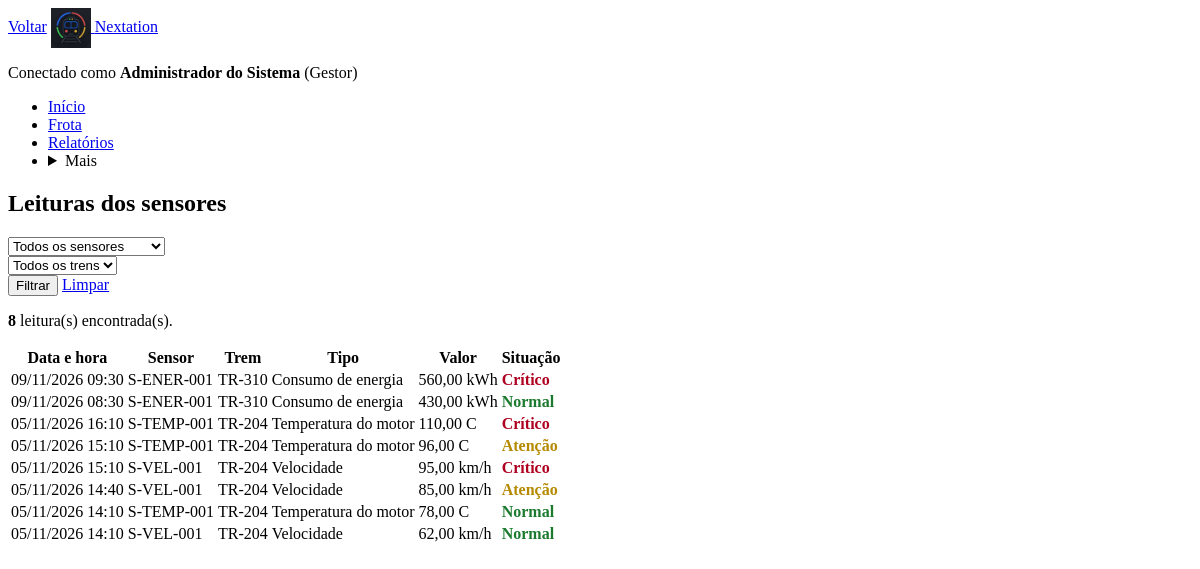
The app's page /leituras.php (signed in) with its own data.
### tables this page shows
CREATE TABLE leituras (
    id_leitura INT NOT NULL AUTO_INCREMENT,
    id_sensor INT NOT NULL,
    data_hora DATETIME NOT NULL,
    valor DECIMAL(10,2) NOT NULL,
    unidade VARCHAR(10) NOT NULL,
    PRIMARY KEY (id_leitura),
    CONSTRAINT fk_leituras_sensores FOREIGN KEY (id_sensor) REFERENCES sensores (id_sensor) ON DELETE CASCADE
);

CREATE TABLE sensores (
    id_sensor INT NOT NULL AUTO_INCREMENT,
    id_trem INT NOT NULL,
    codigo VARCHAR(20) NOT NULL,
    tipo VARCHAR(40) NOT NULL,
    localizacao VARCHAR(80),
    segmento VARCHAR(80),
    PRIMARY KEY (id_sensor),
    UNIQUE KEY uq_sensores_codigo (codigo),
    CONSTRAINT fk_sensores_trens FOREIGN KEY (id_trem) REFERENCES trens (id_trem) ON DELETE RESTRICT
);

CREATE TABLE trens (
    id_trem INT NOT NULL AUTO_INCREMENT,
    prefixo VARCHAR(10) NOT NULL,
    modelo VARCHAR(60) NOT NULL,
    ano INT NOT NULL,
    status ENUM('em_operacao','manutencao','inativo') NOT NULL DEFAULT 'em_operacao',
    capacidade DECIMAL(8,2) NOT NULL,
    ultima_inspecao DATE NULL,
    PRIMARY KEY (id_trem),
    UNIQUE KEY uq_trens_prefixo (prefixo)
);

CREATE TABLE limites (
    tipo VARCHAR(40) NOT NULL,
    limite_max DECIMAL(10,2) NOT NULL,
    unidade VARCHAR(10) NOT NULL,
    PRIMARY KEY (tipo)
);

### includes/funcoes.php (called while the page is built, shortened)
<?php
function e($texto)
{
    return htmlspecialchars((string)$texto, ENT_QUOTES, 'UTF-8');
}
function rotulosSeveridade()
{
    return ['normal' => 'Normal', 'atencao' => 'Atenção', 'critico' => 'Crítico'];
}

### includes/limites.php (called while the page is built, shortened)
<?php
function tiposSensor()
{
    return [
        'velocidade'        => 'Velocidade',
        'temperatura_motor' => 'Temperatura do motor',
        'consumo_energia'   => 'Consumo de energia',
        'localizacao'       => 'Localização',
    ];
}
function classificarValor($valor, $limite)
{
    if ($valor <= $limite) {
        return 'normal';
    }
    if ($valor <= $limite * 1.10) {
        return 'atencao';
    }
    return 'critico';
}

### leituras.php (the view, shortened to what this page needs)
<?php
require __DIR__ . '/config/conexao.php';
require __DIR__ . '/includes/funcoes.php';
require __DIR__ . '/includes/limites.php';
$id_sensor = (int)($_GET['id_sensor'] ?? 0);
$id_trem   = (int)($_GET['id_trem'] ?? 0);
$pagina    = max(1, (int)($_GET['pagina'] ?? 1));
$condicoes = [];
$valores = [];
$tipos = '';
$where = count($condicoes) > 0 ? ' WHERE ' . implode(' AND ', $condicoes) : '';
$from = ' FROM leituras
          INNER JOIN sensores ON sensores.id_sensor = leituras.id_sensor
          INNER JOIN trens ON trens.id_trem = sensores.id_trem
          LEFT JOIN limites ON limites.tipo = sensores.tipo';
$stmt = $conexao->prepare('SELECT COUNT(*) AS total' . $from . $where);
$stmt->execute();
$total = (int)$stmt->get_result()->fetch_assoc()['total'];
$total_paginas = max(1, (int)ceil($total / POR_PAGINA));
$pagina = min($pagina, $total_paginas);
$offset = ($pagina - 1) * POR_PAGINA;
$sql = 'SELECT leituras.*, sensores.codigo, sensores.tipo, trens.prefixo, limites.limite_max'
     . $from . $where
     . ' ORDER BY leituras.data_hora DESC, leituras.id_leitura DESC LIMIT ? OFFSET ?';
$valores_pg = array_merge($valores, [POR_PAGINA, $offset]);
$stmt = $conexao->prepare($sql);
$stmt->bind_param($tipos . 'ii', ...$valores_pg);
$stmt->execute();
$resultado = $stmt->get_result();
$filtros = array_filter(['id_sensor' => $id_sensor, 'id_trem' => $id_trem]);
require __DIR__ . '/includes/cabecalho.php';
?>
<section class="pagina-cabecalho">
    <h1 class="titulo-pagina">Leituras dos sensores</h1>
</section>
<form class="filtros" method="GET" action="leituras.php" role="search">
    <div class="campo">
        <select class="campo-entrada" id="id_sensor" name="id_sensor">
            <option value="0">Todos os sensores</option>
        </select>
    </div>
    <div class="campo">
        <select class="campo-entrada" id="id_trem" name="id_trem">
            <option value="0">Todos os trens</option>
        </select>
    </div>
    <div class="filtros-acoes">
        <button class="botao botao-secundario" type="submit">Filtrar</button>
        <a class="botao-link" href="leituras.php">Limpar</a>
    </div>
</form>
<?php if ($resultado->num_rows === 0): ?>
    <p class="estado-vazio"><?= count($filtros) > 0 ? 'Nenhuma leitura encontrada para os filtros selecionados.' : 'Nenhuma leitura registrada ainda. Use o simulador para gerar leituras.' ?></p>
<?php else: ?>
<p class="total-resultados"><strong><?= (int)$total ?></strong> leitura(s) encontrada(s).</p>
<table class="tabela tabela-cartoes tabela-leituras">
    <thead>
        <tr><th scope="col">Data e hora</th><th scope="col">Sensor</th><th scope="col">Trem</th><th scope="col">Tipo</th><th scope="col">Valor</th><th scope="col">Situação</th></tr>
    </thead>
    <tbody>
    <?php while ($l = $resultado->fetch_assoc()): ?>
        <?php $sev = classificarValor((float)$l['valor'], $l['limite_max'] === null ? null : (float)$l['limite_max']); ?>
        <tr class="linha">
            <td data-label="Data e hora"><?= e(date('d/m/Y H:i', strtotime($l['data_hora']))) ?></td>
            <td class="celula-principal" data-label="Sensor"><?= e($l['codigo']) ?></td>
            <td data-label="Trem"><?= e($l['prefixo']) ?></td>
            <td data-label="Tipo"><?= e(tiposSensor()[$l['tipo']] ?? $l['tipo']) ?></td>
            <td data-label="Valor"><?= e(number_format((float)$l['valor'], 2, ',', '.')) ?> <?= e($l['unidade']) ?></td>
            <td class="sev-<?= e($sev) ?>" data-label="Situação"><?= e(rotulosSeveridade()[$sev]) ?></td>
        </tr>
    <?php endwhile; ?>
    </tbody>
</table>
<?php endif; $stmt->close(); ?>
<?php require __DIR__ . '/includes/rodape.php'; ?>

### assets/css/estilo.css (style rules this page uses)
.status-normal, .sev-normal { color: #1b7a2e; font-weight: bold; }
.status-atencao, .sev-atencao { color: #b58900; font-weight: bold; }
.status-critico, .sev-critico { color: #b00020; font-weight: bold; }

### records on screen
leituras: data_hora "09/11/2026 09:30", id_sensor.codigo "S-ENER-001", trens.prefixo "TR-310", id_sensor.tipo "Consumo de energia", valor "560,00", unidade "kWh", valor.limite_max "Crítico"
leituras: data_hora "09/11/2026 08:30", id_sensor.codigo "S-ENER-001", trens.prefixo "TR-310", id_sensor.tipo "Consumo de energia", valor "430,00", unidade "kWh", valor.limite_max "Normal"
leituras: data_hora "05/11/2026 16:10", id_sensor.codigo "S-TEMP-001", trens.prefixo "TR-204", id_sensor.tipo "Temperatura do motor", valor "110,00", unidade "C", valor.limite_max "Crítico"
leituras: data_hora "05/11/2026 15:10", id_sensor.codigo "S-TEMP-001", trens.prefixo "TR-204", id_sensor.tipo "Temperatura do motor", valor "96,00", unidade "C", valor.limite_max "Atenção"
leituras: data_hora "05/11/2026 15:10", id_sensor.codigo "S-VEL-001", trens.prefixo "TR-204", id_sensor.tipo "Velocidade", valor "95,00", unidade "km/h", valor.limite_max "Crítico"
leituras: data_hora "05/11/2026 14:40", id_sensor.codigo "S-VEL-001", trens.prefixo "TR-204", id_sensor.tipo "Velocidade", valor "85,00", unidade "km/h", valor.limite_max "Atenção"
leituras: data_hora "05/11/2026 14:10", id_sensor.codigo "S-TEMP-001", trens.prefixo "TR-204", id_sensor.tipo "Temperatura do motor", valor "78,00", unidade "C", valor.limite_max "Normal"
leituras: data_hora "05/11/2026 14:10", id_sensor.codigo "S-VEL-001", trens.prefixo "TR-204", id_sensor.tipo "Velocidade", valor "62,00", unidade "km/h", valor.limite_max "Normal"

### other values on screen
$_SESSION['usuario_nome'] "Administrador do Sistema"
rotuloPapel($_SESSION['usuario_papel']) "Gestor"
$total "8"
